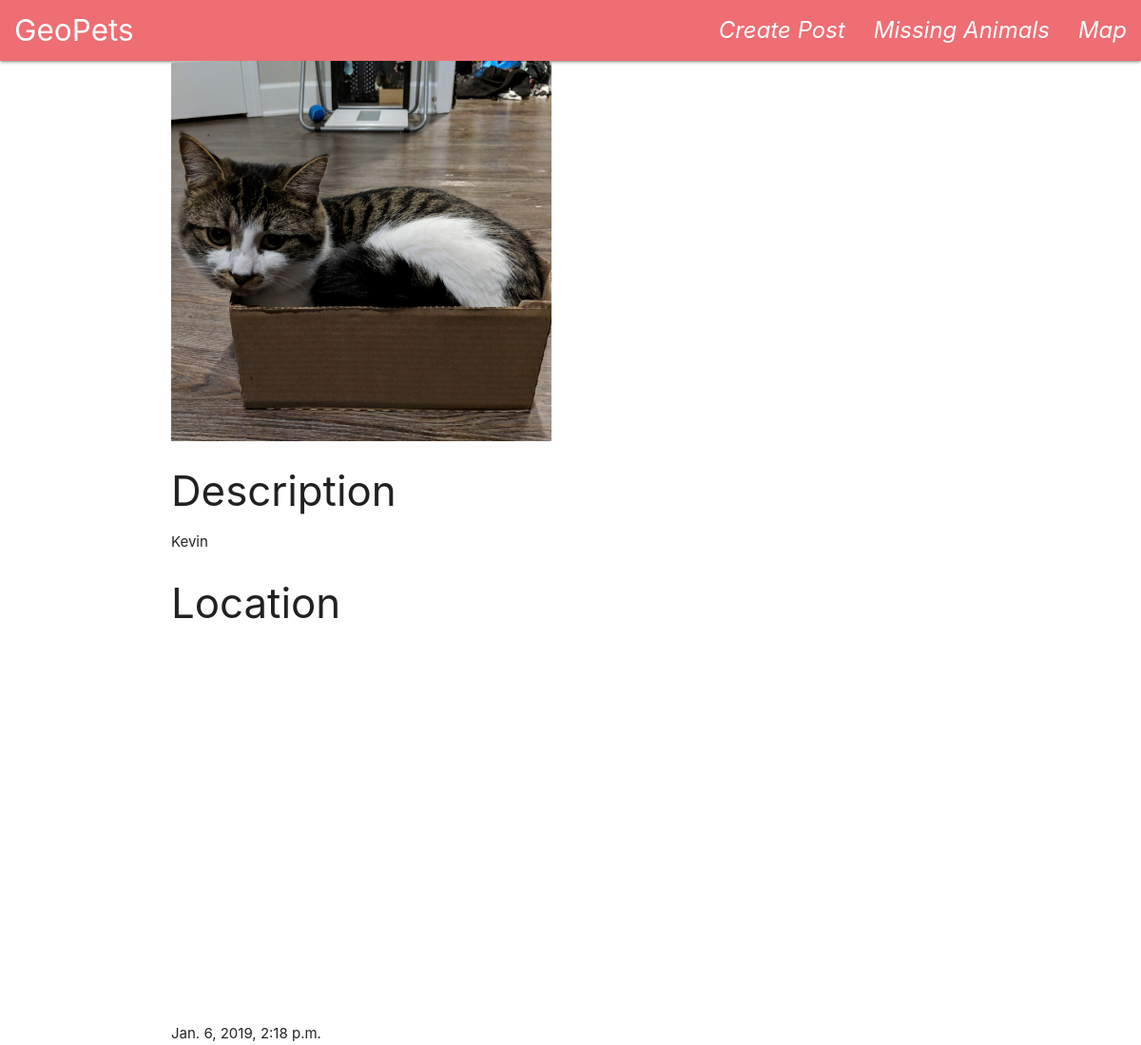
Before: /geopet/post_created/12 with the older database file.
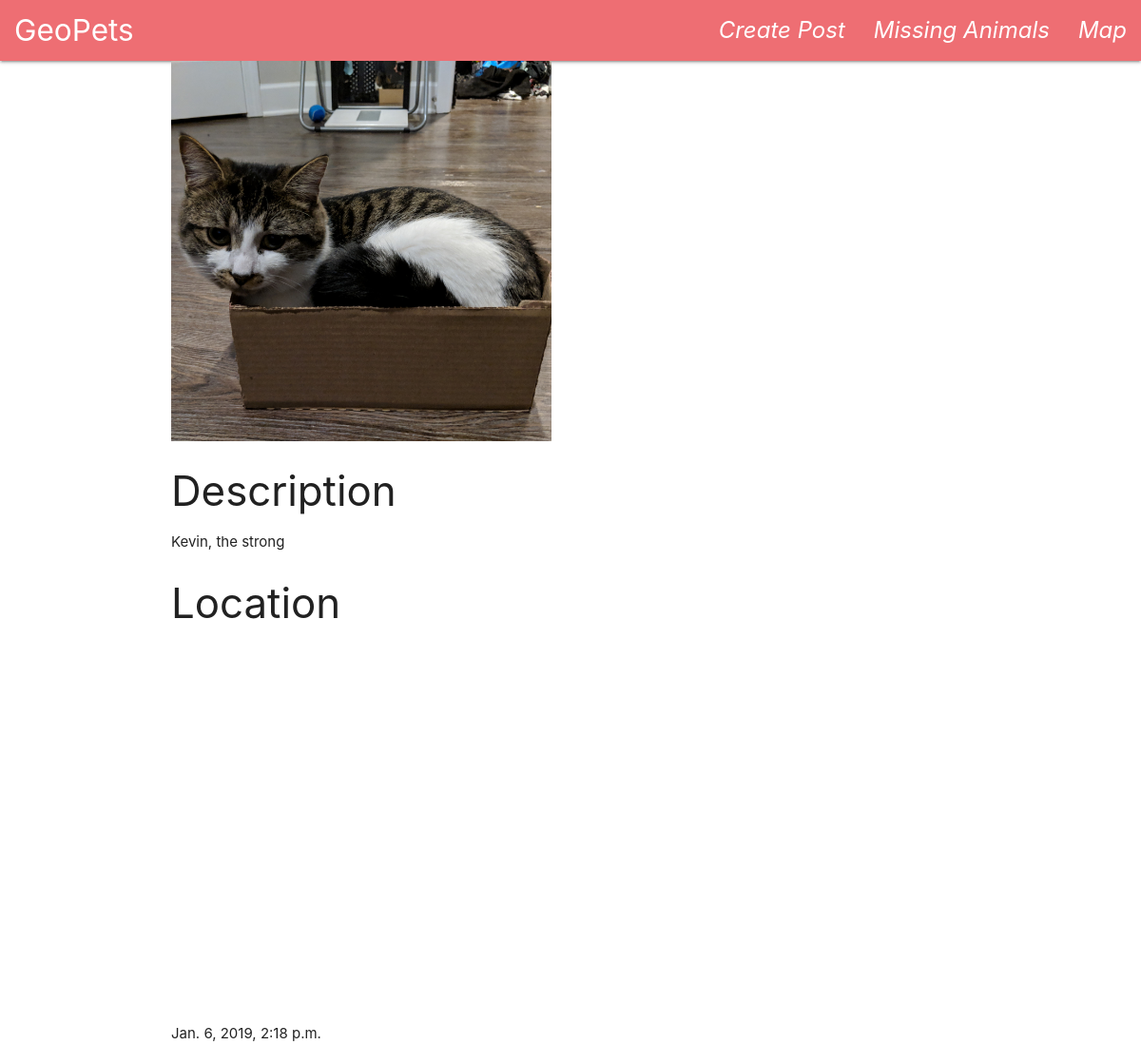
After: the same page with the newer database file.
### findpet/models.py (models this page shows, shortened)
class pet(models.Model):
    description = models.TextField()
    lng = models.DecimalField(max_digits = 9, decimal_places = 6)
    lat = models.DecimalField(max_digits = 9, decimal_places = 6)
    date_published = models.DateTimeField(auto_now_add = True)
    image = models.ImageField(upload_to = 'pet_pics/', default = 'pet_pics/None/no-img.jpg')

### findpet/views.py (the view)
# urls.py: path('geopet/post_created/<int:pk>', views.descriptionDetailView.as_view(), name = 'post_created'),
class descriptionDetailView(DetailView):
    model = pet

### findpet/templates/findpet/pet_detail.html (shortened to what this page needs)
{% extends 'container.html' %}
{% block content %}
<img src = "/media/{{ object.image }}" width= "400" height = "400" />
<h3>
    Description
<p>
    {{ object.description }}
</p>
</head>
<body>
    <h3>Location</h3>
    <div id="map"></div>
</body>
{% endblock %}

Changed rows visible on the page:
changed pet: description "Kevin" → "Kevin, the strong"
